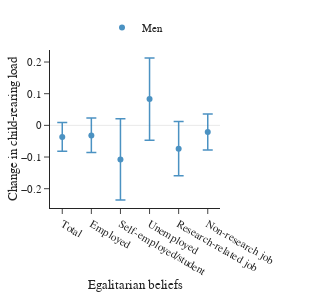

Notebook code cell kept with this figure:
### Code cell
genders = ['men', 'women']
colors = ['#1f77b4', '#ffcc00']
xlabels = ['Total', 'Employed', 'Self-employed/student', 'Unemployed', 'Research-related job', 'Non-research job']

for i, gender in enumerate(genders):
    fig = go.Figure()
    df = df_ega_sup.query("gender == @gender")
    fig.add_trace(
        go.Scatter(
            x=df['group'],
            y=df['Coeff'],
            mode='markers',
            marker=dict(color=colors[i]),
            name=genders[i].capitalize(),
            opacity=0.8,
            showlegend=True,  # Force the legend to be displayed
            error_y=dict(
                type='data',
                symmetric=False,
                array=df['Up_CI'] - df['Coeff'],
                arrayminus=df['Coeff'] - df['Lo_CI'],
                thickness=1.5,
                width=5
            ),
        ))
        
    fig.update_layout(
        template="simple_white",
        font=dict(size=11, family="Arial"),
        margin=dict(l=50, r=100, b=50, t=50),
        width=300,
        height=300,
        legend=dict(
            orientation="h",  # Horizontal legend
            yanchor="bottom",  # Align legend to the bottom of the plot area
            y=1.05,  # Position the legend just above the plot
            xanchor="center",  # Center the legend horizontally
            x=0.5  # Horizontal center
        )
    )

    fig.update_xaxes(title=dict(text="Egalitarian beliefs", standoff=0), tickvals=np.arange(6), ticktext=xlabels,)
    fig.update_yaxes(title=dict(text="Change in child-rearing load", standoff=0), zeroline=True, zerolinewidth=0.5, zerolinecolor='lightgrey')
    fig.show()

### Figure 1 — Plotly figure (JSON) as saved in the notebook; plotly's stock layout.template omitted (floating-point values rounded to 4 significant figures)
{"data": [{"error_y": {"array": [0.046, 0.055, 0.129, 0.13, 0.086, 0.057], "arrayminus": [0.045, 0.054, 0.128, 0.13, 0.085, 0.057], "symmetric": false, "thickness": 1.5, "type": "data", "width": 5}, "marker": {"color": "#1f77b4"}, "mode": "markers", "name": "Men", "opacity": 0.8, "showlegend": true, "type": "scatter", "x": ["Total", "partner_work", "partner_Self_Stu", "partner_no_work", "partner_academic", "partner_no_academic"], "y": [-0.037, -0.032, -0.108, 0.083, -0.074, -0.021]}], "layout": {"font": {"family": "Arial", "size": 11}, "height": 300, "legend": {"orientation": "h", "x": 0.5, "xanchor": "center", "y": 1.05, "yanchor": "bottom"}, "margin": {"b": 50, "l": 50, "r": 100, "t": 50}, "width": 300, "xaxis": {"ticktext": ["Total", "Employed", "Self-employed/student", "Unemployed", "Research-related job", "Non-research job"], "tickvals": [0, 1, 2, 3, 4, 5], "title": {"standoff": 0, "text": "Egalitarian beliefs"}}, "yaxis": {"title": {"standoff": 0, "text": "Change in child-rearing load"}, "zeroline": true, "zerolinecolor": "lightgrey", "zerolinewidth": 0.5}}}
